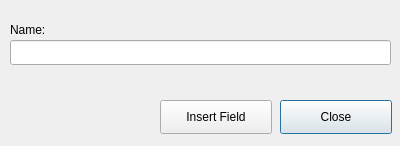
<?xml version="1.0" encoding="UTF-8"?>
<ui version="4.0">
 <class>InsertUploadFieldDialog</class>
 <widget class="QDialog" name="InsertUploadFieldDialog">
  <property name="geometry">
   <rect>
    <x>0</x>
    <y>0</y>
    <width>400</width>
    <height>146</height>
   </rect>
  </property>
  <property name="windowTitle">
   <string>Dialog</string>
  </property>
  <widget class="QLabel" name="label">
   <property name="geometry">
    <rect>
     <x>10</x>
     <y>20</y>
     <width>381</width>
     <height>19</height>
    </rect>
   </property>
   <property name="text">
    <string>Name:</string>
   </property>
  </widget>
  <widget class="QLineEdit" name="nameTextBox">
   <property name="geometry">
    <rect>
     <x>10</x>
     <y>40</y>
     <width>381</width>
     <height>25</height>
    </rect>
   </property>
  </widget>
  <widget class="QPushButton" name="closeButton">
   <property name="geometry">
    <rect>
     <x>280</x>
     <y>100</y>
     <width>112</width>
     <height>34</height>
    </rect>
   </property>
   <property name="text">
    <string>Close</string>
   </property>
  </widget>
  <widget class="QPushButton" name="insertButton">
   <property name="geometry">
    <rect>
     <x>160</x>
     <y>100</y>
     <width>112</width>
     <height>34</height>
    </rect>
   </property>
   <property name="text">
    <string>Insert Field</string>
   </property>
  </widget>
 </widget>
 <resources/>
 <connections/>
</ui>
